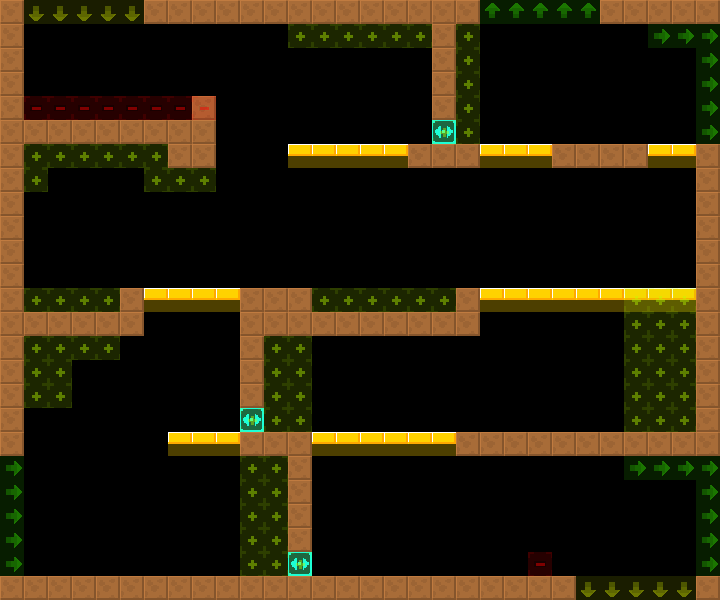

Tiled map render using the project's own tile images. Description and the map definition, with tile-layer contents summarised, below:
An orthogonal 30x25 tile map with 24x24 px tiles, 2 tile layers (col, lnk), 2 tilesets and 4 objects (3x Water, Door).

<map version="1.4" tiledversion="1.4.2" orientation="orthogonal" renderorder="right-down" width="30" height="25" tilewidth="24" tileheight="24" infinite="0" nextlayerid="4" nextobjectid="8">
 <tileset firstgid="6" source="../../lnk.tsx" />
 <tileset firstgid="1" source="../../col.tsx" />
 <layer id="1" name="col" width="30" height="25">
  <data>[750 cells, 173 non-empty, 3 distinct tile ids]</data>
 </layer>
 <layer id="2" name="lnk" width="30" height="25" opacity="0.5">
  <data>[750 cells, 122 non-empty, 5 distinct tile ids]</data>
 </layer>
 <objectgroup id="3" name="markers" opacity="0.5">
  <object id="1" name="Water" type="Water" x="24" y="96" width="168" height="24">
   <properties>
    <property name="yr" value="0" />
    <property name="xr" value="0" />
   </properties>
  </object>
  <object id="2" name="Water" type="Water" x="24" y="288" width="96" height="24">
   <properties>
    <property name="yr" value="0" />
    <property name="xr" value="0" />
   </properties>
  </object>
  <object id="3" name="Water" type="Water" x="312" y="288" width="144" height="24">
   <properties>
    <property name="yr" value="0" />
    <property name="xr" value="0" />
   </properties>
  </object>
  <object id="4" name="Door" type="Door" x="528" y="552" width="24" height="24">
   <properties>
    <property name="yr" value="0" />
    <property name="xr" value="0" />
   </properties>
  </object>
 </objectgroup>
</map>
